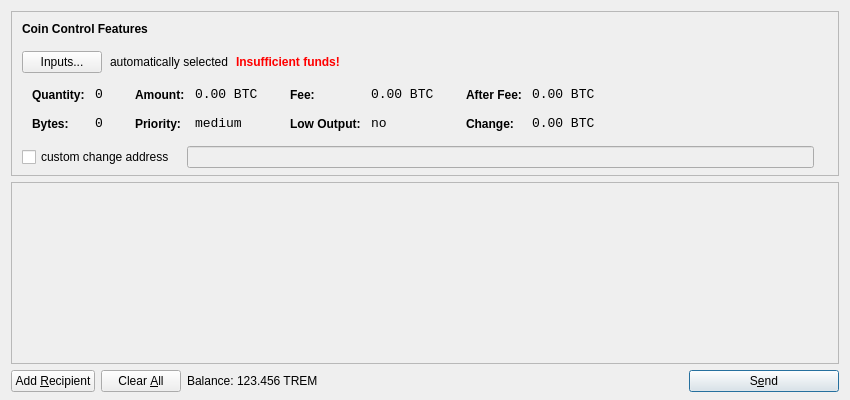
<?xml version="1.0" encoding="UTF-8"?>
<ui version="4.0">
 <class>SendCoinsDialog</class>
 <widget class="QDialog" name="SendCoinsDialog">
  <property name="geometry">
   <rect>
    <x>0</x>
    <y>0</y>
    <width>850</width>
    <height>400</height>
   </rect>
  </property>
  <property name="windowTitle">
   <string>Send Coins</string>
  </property>
  <layout class="QVBoxLayout" name="verticalLayout" stretch="0,1,0">
   <property name="bottomMargin">
    <number>8</number>
   </property>
   <item>
    <widget class="QFrame" name="frameCoinControl">
     <property name="sizePolicy">
      <sizepolicy hsizetype="Expanding" vsizetype="Expanding">
       <horstretch>0</horstretch>
       <verstretch>0</verstretch>
      </sizepolicy>
     </property>
     <property name="maximumSize">
      <size>
       <width>16777215</width>
       <height>16777215</height>
      </size>
     </property>
     <property name="frameShape">
      <enum>QFrame::StyledPanel</enum>
     </property>
     <property name="frameShadow">
      <enum>QFrame::Sunken</enum>
     </property>
     <layout class="QVBoxLayout" name="verticalLayoutCoinControl2">
      <property name="spacing">
       <number>-1</number>
      </property>
      <property name="leftMargin">
       <number>0</number>
      </property>
      <property name="topMargin">
       <number>0</number>
      </property>
      <property name="rightMargin">
       <number>0</number>
      </property>
      <property name="bottomMargin">
       <number>6</number>
      </property>
      <item>
       <layout class="QVBoxLayout" name="verticalLayoutCoinControl" stretch="0,0,0,0,1">
        <property name="spacing">
         <number>0</number>
        </property>
        <property name="leftMargin">
         <number>10</number>
        </property>
        <property name="topMargin">
         <number>10</number>
        </property>
        <item>
         <layout class="QHBoxLayout" name="horizontalLayoutCoinControl1">
          <property name="bottomMargin">
           <number>15</number>
          </property>
          <item>
           <widget class="QLabel" name="labelCoinControlFeatures">
            <property name="sizePolicy">
             <sizepolicy hsizetype="Preferred" vsizetype="Maximum">
              <horstretch>0</horstretch>
              <verstretch>0</verstretch>
             </sizepolicy>
            </property>
            <property name="font">
             <font>
              <weight>75</weight>
              <bold>true</bold>
             </font>
            </property>
            <property name="styleSheet">
             <string notr="true">font-weight:bold;</string>
            </property>
            <property name="text">
             <string>Coin Control Features</string>
            </property>
           </widget>
          </item>
         </layout>
        </item>
        <item>
         <layout class="QHBoxLayout" name="horizontalLayoutCoinControl2" stretch="0,0,0,0">
          <property name="spacing">
           <number>8</number>
          </property>
          <property name="bottomMargin">
           <number>10</number>
          </property>
          <item>
           <widget class="QPushButton" name="pushButtonCoinControl">
            <property name="styleSheet">
             <string notr="true"/>
            </property>
            <property name="text">
             <string>Inputs...</string>
            </property>
           </widget>
          </item>
          <item>
           <widget class="QLabel" name="labelCoinControlAutomaticallySelected">
            <property name="text">
             <string>automatically selected</string>
            </property>
            <property name="margin">
             <number>5</number>
            </property>
           </widget>
          </item>
          <item>
           <widget class="QLabel" name="labelCoinControlInsuffFunds">
            <property name="font">
             <font>
              <weight>75</weight>
              <bold>true</bold>
             </font>
            </property>
            <property name="styleSheet">
             <string notr="true">color:red;font-weight:bold;</string>
            </property>
            <property name="text">
             <string>Insufficient funds!</string>
            </property>
            <property name="margin">
             <number>5</number>
            </property>
           </widget>
          </item>
          <item>
           <spacer name="horizontalSpacerCoinControl">
            <property name="orientation">
             <enum>Qt::Horizontal</enum>
            </property>
            <property name="sizeHint" stdset="0">
             <size>
              <width>40</width>
              <height>1</height>
             </size>
            </property>
           </spacer>
          </item>
         </layout>
        </item>
        <item>
         <widget class="QWidget" name="widgetCoinControl" native="true">
          <property name="sizePolicy">
           <sizepolicy hsizetype="Preferred" vsizetype="Preferred">
            <horstretch>0</horstretch>
            <verstretch>0</verstretch>
           </sizepolicy>
          </property>
          <property name="minimumSize">
           <size>
            <width>0</width>
            <height>0</height>
           </size>
          </property>
          <property name="styleSheet">
           <string notr="true"/>
          </property>
          <layout class="QHBoxLayout" name="horizontalLayoutCoinControl5">
           <property name="margin">
            <number>0</number>
           </property>
           <item>
            <layout class="QHBoxLayout" name="horizontalLayoutCoinControl3" stretch="0,0,0,1">
             <property name="spacing">
              <number>20</number>
             </property>
             <property name="topMargin">
              <number>0</number>
             </property>
             <property name="bottomMargin">
              <number>10</number>
             </property>
             <item>
              <layout class="QFormLayout" name="formLayoutCoinControl1">
               <property name="horizontalSpacing">
                <number>10</number>
               </property>
               <property name="verticalSpacing">
                <number>14</number>
               </property>
               <property name="leftMargin">
                <number>10</number>
               </property>
               <property name="topMargin">
                <number>4</number>
               </property>
               <property name="rightMargin">
                <number>6</number>
               </property>
               <item row="0" column="0">
                <widget class="QLabel" name="labelCoinControlQuantityText">
                 <property name="styleSheet">
                  <string notr="true">font-weight:bold;</string>
                 </property>
                 <property name="text">
                  <string>Quantity:</string>
                 </property>
                 <property name="margin">
                  <number>0</number>
                 </property>
                </widget>
               </item>
               <item row="0" column="1">
                <widget class="QLabel" name="labelCoinControlQuantity">
                 <property name="font">
                  <font>
                   <family>Monospace</family>
                   <pointsize>10</pointsize>
                  </font>
                 </property>
                 <property name="cursor">
                  <cursorShape>IBeamCursor</cursorShape>
                 </property>
                 <property name="contextMenuPolicy">
                  <enum>Qt::ActionsContextMenu</enum>
                 </property>
                 <property name="text">
                  <string notr="true">0</string>
                 </property>
                 <property name="margin">
                  <number>0</number>
                 </property>
                 <property name="textInteractionFlags">
                  <set>Qt::LinksAccessibleByMouse|Qt::TextSelectableByKeyboard|Qt::TextSelectableByMouse</set>
                 </property>
                </widget>
               </item>
               <item row="1" column="0">
                <widget class="QLabel" name="labelCoinControlBytesText">
                 <property name="styleSheet">
                  <string notr="true">font-weight:bold;</string>
                 </property>
                 <property name="text">
                  <string>Bytes:</string>
                 </property>
                </widget>
               </item>
               <item row="1" column="1">
                <widget class="QLabel" name="labelCoinControlBytes">
                 <property name="font">
                  <font>
                   <family>Monospace</family>
                   <pointsize>10</pointsize>
                  </font>
                 </property>
                 <property name="cursor">
                  <cursorShape>IBeamCursor</cursorShape>
                 </property>
                 <property name="contextMenuPolicy">
                  <enum>Qt::ActionsContextMenu</enum>
                 </property>
                 <property name="text">
                  <string notr="true">0</string>
                 </property>
                 <property name="textInteractionFlags">
                  <set>Qt::LinksAccessibleByMouse|Qt::TextSelectableByKeyboard|Qt::TextSelectableByMouse</set>
                 </property>
                </widget>
               </item>
              </layout>
             </item>
             <item>
              <layout class="QFormLayout" name="formLayoutCoinControl2">
               <property name="horizontalSpacing">
                <number>10</number>
               </property>
               <property name="verticalSpacing">
                <number>14</number>
               </property>
               <property name="leftMargin">
                <number>6</number>
               </property>
               <property name="topMargin">
                <number>4</number>
               </property>
               <property name="rightMargin">
                <number>6</number>
               </property>
               <item row="0" column="0">
                <widget class="QLabel" name="labelCoinControlAmountText">
                 <property name="styleSheet">
                  <string notr="true">font-weight:bold;</string>
                 </property>
                 <property name="text">
                  <string>Amount:</string>
                 </property>
                 <property name="margin">
                  <number>0</number>
                 </property>
                </widget>
               </item>
               <item row="0" column="1">
                <widget class="QLabel" name="labelCoinControlAmount">
                 <property name="font">
                  <font>
                   <family>Monospace</family>
                   <pointsize>10</pointsize>
                  </font>
                 </property>
                 <property name="cursor">
                  <cursorShape>IBeamCursor</cursorShape>
                 </property>
                 <property name="contextMenuPolicy">
                  <enum>Qt::ActionsContextMenu</enum>
                 </property>
                 <property name="text">
                  <string notr="true">0.00 BTC</string>
                 </property>
                 <property name="textInteractionFlags">
                  <set>Qt::LinksAccessibleByMouse|Qt::TextSelectableByKeyboard|Qt::TextSelectableByMouse</set>
                 </property>
                </widget>
               </item>
               <item row="1" column="0">
                <widget class="QLabel" name="labelCoinControlPriorityText">
                 <property name="styleSheet">
                  <string notr="true">font-weight:bold;</string>
                 </property>
                 <property name="text">
                  <string>Priority:</string>
                 </property>
                </widget>
               </item>
               <item row="1" column="1">
                <widget class="QLabel" name="labelCoinControlPriority">
                 <property name="font">
                  <font>
                   <family>Monospace</family>
                   <pointsize>10</pointsize>
                  </font>
                 </property>
                 <property name="cursor">
                  <cursorShape>IBeamCursor</cursorShape>
                 </property>
                 <property name="contextMenuPolicy">
                  <enum>Qt::ActionsContextMenu</enum>
                 </property>
                 <property name="text">
                  <string>medium</string>
                 </property>
                 <property name="textInteractionFlags">
                  <set>Qt::LinksAccessibleByMouse|Qt::TextSelectableByKeyboard|Qt::TextSelectableByMouse</set>
                 </property>
                </widget>
               </item>
              </layout>
             </item>
             <item>
              <layout class="QFormLayout" name="formLayoutCoinControl3">
               <property name="horizontalSpacing">
                <number>10</number>
               </property>
               <property name="verticalSpacing">
                <number>14</number>
               </property>
               <property name="leftMargin">
                <number>6</number>
               </property>
               <property name="topMargin">
                <number>4</number>
               </property>
               <property name="rightMargin">
                <number>6</number>
               </property>
               <item row="0" column="0">
                <widget class="QLabel" name="labelCoinControlFeeText">
                 <property name="styleSheet">
                  <string notr="true">font-weight:bold;</string>
                 </property>
                 <property name="text">
                  <string>Fee:</string>
                 </property>
                 <property name="margin">
                  <number>0</number>
                 </property>
                </widget>
               </item>
               <item row="0" column="1">
                <widget class="QLabel" name="labelCoinControlFee">
                 <property name="font">
                  <font>
                   <family>Monospace</family>
                   <pointsize>10</pointsize>
                  </font>
                 </property>
                 <property name="cursor">
                  <cursorShape>IBeamCursor</cursorShape>
                 </property>
                 <property name="contextMenuPolicy">
                  <enum>Qt::ActionsContextMenu</enum>
                 </property>
                 <property name="text">
                  <string notr="true">0.00 BTC</string>
                 </property>
                 <property name="textInteractionFlags">
                  <set>Qt::LinksAccessibleByMouse|Qt::TextSelectableByKeyboard|Qt::TextSelectableByMouse</set>
                 </property>
                </widget>
               </item>
               <item row="1" column="0">
                <widget class="QLabel" name="labelCoinControlLowOutputText">
                 <property name="styleSheet">
                  <string notr="true">font-weight:bold;</string>
                 </property>
                 <property name="text">
                  <string>Low Output:</string>
                 </property>
                </widget>
               </item>
               <item row="1" column="1">
                <widget class="QLabel" name="labelCoinControlLowOutput">
                 <property name="font">
                  <font>
                   <family>Monospace</family>
                   <pointsize>10</pointsize>
                  </font>
                 </property>
                 <property name="cursor">
                  <cursorShape>IBeamCursor</cursorShape>
                 </property>
                 <property name="contextMenuPolicy">
                  <enum>Qt::ActionsContextMenu</enum>
                 </property>
                 <property name="text">
                  <string>no</string>
                 </property>
                 <property name="textInteractionFlags">
                  <set>Qt::LinksAccessibleByMouse|Qt::TextSelectableByKeyboard|Qt::TextSelectableByMouse</set>
                 </property>
                </widget>
               </item>
              </layout>
             </item>
             <item>
              <layout class="QFormLayout" name="formLayoutCoinControl4">
               <property name="horizontalSpacing">
                <number>10</number>
               </property>
               <property name="verticalSpacing">
                <number>14</number>
               </property>
               <property name="leftMargin">
                <number>6</number>
               </property>
               <property name="topMargin">
                <number>4</number>
               </property>
               <property name="rightMargin">
                <number>6</number>
               </property>
               <item row="0" column="0">
                <widget class="QLabel" name="labelCoinControlAfterFeeText">
                 <property name="styleSheet">
                  <string notr="true">font-weight:bold;</string>
                 </property>
                 <property name="text">
                  <string>After Fee:</string>
                 </property>
                 <property name="margin">
                  <number>0</number>
                 </property>
                </widget>
               </item>
               <item row="0" column="1">
                <widget class="QLabel" name="labelCoinControlAfterFee">
                 <property name="font">
                  <font>
                   <family>Monospace</family>
                   <pointsize>10</pointsize>
                  </font>
                 </property>
                 <property name="cursor">
                  <cursorShape>IBeamCursor</cursorShape>
                 </property>
                 <property name="contextMenuPolicy">
                  <enum>Qt::ActionsContextMenu</enum>
                 </property>
                 <property name="text">
                  <string notr="true">0.00 BTC</string>
                 </property>
                 <property name="textInteractionFlags">
                  <set>Qt::LinksAccessibleByMouse|Qt::TextSelectableByKeyboard|Qt::TextSelectableByMouse</set>
                 </property>
                </widget>
               </item>
               <item row="1" column="0">
                <widget class="QLabel" name="labelCoinControlChangeText">
                 <property name="styleSheet">
                  <string notr="true">font-weight:bold;</string>
                 </property>
                 <property name="text">
                  <string>Change:</string>
                 </property>
                </widget>
               </item>
               <item row="1" column="1">
                <widget class="QLabel" name="labelCoinControlChange">
                 <property name="font">
                  <font>
                   <family>Monospace</family>
                   <pointsize>10</pointsize>
                  </font>
                 </property>
                 <property name="cursor">
                  <cursorShape>IBeamCursor</cursorShape>
                 </property>
                 <property name="contextMenuPolicy">
                  <enum>Qt::ActionsContextMenu</enum>
                 </property>
                 <property name="text">
                  <string notr="true">0.00 BTC</string>
                 </property>
                 <property name="textInteractionFlags">
                  <set>Qt::LinksAccessibleByMouse|Qt::TextSelectableByKeyboard|Qt::TextSelectableByMouse</set>
                 </property>
                </widget>
               </item>
              </layout>
             </item>
            </layout>
           </item>
          </layout>
         </widget>
        </item>
        <item>
         <layout class="QHBoxLayout" name="horizontalLayoutCoinControl4" stretch="0,0,0">
          <property name="spacing">
           <number>12</number>
          </property>
          <property name="sizeConstraint">
           <enum>QLayout::SetDefaultConstraint</enum>
          </property>
          <property name="topMargin">
           <number>5</number>
          </property>
          <property name="rightMargin">
           <number>5</number>
          </property>
          <item>
           <widget class="QCheckBox" name="checkBoxCoinControlChange">
            <property name="text">
             <string>custom change address</string>
            </property>
           </widget>
          </item>
          <item>
           <widget class="QLineEdit" name="lineEditCoinControlChange">
            <property name="enabled">
             <bool>false</bool>
            </property>
            <property name="sizePolicy">
             <sizepolicy hsizetype="Expanding" vsizetype="Fixed">
              <horstretch>0</horstretch>
              <verstretch>0</verstretch>
             </sizepolicy>
            </property>
           </widget>
          </item>
          <item>
           <widget class="QLabel" name="labelCoinControlChangeLabel">
            <property name="sizePolicy">
             <sizepolicy hsizetype="Preferred" vsizetype="Expanding">
              <horstretch>0</horstretch>
              <verstretch>0</verstretch>
             </sizepolicy>
            </property>
            <property name="minimumSize">
             <size>
              <width>0</width>
              <height>0</height>
             </size>
            </property>
            <property name="text">
             <string/>
            </property>
            <property name="margin">
             <number>3</number>
            </property>
           </widget>
          </item>
         </layout>
        </item>
        <item>
         <spacer name="verticalSpacerCoinControl">
          <property name="orientation">
           <enum>Qt::Vertical</enum>
          </property>
          <property name="sizeHint" stdset="0">
           <size>
            <width>800</width>
            <height>1</height>
           </size>
          </property>
         </spacer>
        </item>
       </layout>
      </item>
     </layout>
    </widget>
   </item>
   <item>
    <widget class="QScrollArea" name="scrollArea">
     <property name="widgetResizable">
      <bool>true</bool>
     </property>
     <widget class="QWidget" name="scrollAreaWidgetContents">
      <property name="geometry">
       <rect>
        <x>0</x>
        <y>0</y>
        <width>830</width>
        <height>165</height>
       </rect>
      </property>
      <layout class="QVBoxLayout" name="verticalLayout_2">
       <property name="margin">
        <number>0</number>
       </property>
       <item>
        <layout class="QVBoxLayout" name="entries">
         <property name="spacing">
          <number>6</number>
         </property>
        </layout>
       </item>
       <item>
        <spacer name="verticalSpacer">
         <property name="orientation">
          <enum>Qt::Vertical</enum>
         </property>
         <property name="sizeHint" stdset="0">
          <size>
           <width>20</width>
           <height>40</height>
          </size>
         </property>
        </spacer>
       </item>
      </layout>
     </widget>
    </widget>
   </item>
   <item>
    <layout class="QHBoxLayout" name="horizontalLayout">
     <item>
      <widget class="QPushButton" name="addButton">
       <property name="toolTip">
        <string>Send to multiple recipients at once</string>
       </property>
       <property name="text">
        <string>Add &amp;Recipient</string>
       </property>
       <property name="icon">
        <iconset resource="../bitcoin.qrc">
         <normaloff>:/icons/add</normaloff>:/icons/add</iconset>
       </property>
       <property name="autoDefault">
        <bool>false</bool>
       </property>
      </widget>
     </item>
     <item>
      <widget class="QPushButton" name="clearButton">
       <property name="sizePolicy">
        <sizepolicy hsizetype="Minimum" vsizetype="Fixed">
         <horstretch>0</horstretch>
         <verstretch>0</verstretch>
        </sizepolicy>
       </property>
       <property name="toolTip">
        <string>Remove all transaction fields</string>
       </property>
       <property name="text">
        <string>Clear &amp;All</string>
       </property>
       <property name="icon">
        <iconset resource="../bitcoin.qrc">
         <normaloff>:/icons/remove</normaloff>:/icons/remove</iconset>
       </property>
       <property name="autoRepeatDelay">
        <number>300</number>
       </property>
       <property name="autoDefault">
        <bool>false</bool>
       </property>
      </widget>
     </item>
     <item>
      <layout class="QHBoxLayout" name="horizontalLayout_2">
       <property name="spacing">
        <number>3</number>
       </property>
       <item>
        <widget class="QLabel" name="label">
         <property name="text">
          <string>Balance:</string>
         </property>
        </widget>
       </item>
       <item>
        <widget class="QLabel" name="labelBalance">
         <property name="cursor">
          <cursorShape>IBeamCursor</cursorShape>
         </property>
         <property name="text">
          <string>123.456 TREM</string>
         </property>
         <property name="textInteractionFlags">
          <set>Qt::LinksAccessibleByMouse|Qt::TextSelectableByKeyboard|Qt::TextSelectableByMouse</set>
         </property>
        </widget>
       </item>
      </layout>
     </item>
     <item>
      <spacer name="horizontalSpacer">
       <property name="orientation">
        <enum>Qt::Horizontal</enum>
       </property>
       <property name="sizeHint" stdset="0">
        <size>
         <width>40</width>
         <height>20</height>
        </size>
       </property>
      </spacer>
     </item>
     <item>
      <widget class="QPushButton" name="sendButton">
       <property name="minimumSize">
        <size>
         <width>150</width>
         <height>0</height>
        </size>
       </property>
       <property name="toolTip">
        <string>Confirm the send action</string>
       </property>
       <property name="text">
        <string>S&amp;end</string>
       </property>
       <property name="icon">
        <iconset resource="../bitcoin.qrc">
         <normaloff>:/icons/send</normaloff>:/icons/send</iconset>
       </property>
       <property name="default">
        <bool>true</bool>
       </property>
      </widget>
     </item>
    </layout>
   </item>
  </layout>
 </widget>
 <resources>
  <include location="../bitcoin.qrc"/>
 </resources>
 <connections/>
</ui>
